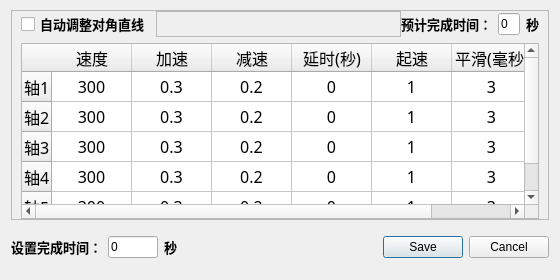
<?xml version="1.0" encoding="UTF-8"?>
<ui version="4.0">
 <class>Dialog_Set_Speed</class>
 <widget class="QDialog" name="Dialog_Set_Speed">
  <property name="geometry">
   <rect>
    <x>0</x>
    <y>0</y>
    <width>560</width>
    <height>280</height>
   </rect>
  </property>
  <property name="minimumSize">
   <size>
    <width>560</width>
    <height>280</height>
   </size>
  </property>
  <property name="maximumSize">
   <size>
    <width>560</width>
    <height>280</height>
   </size>
  </property>
  <property name="windowTitle">
   <string>速度设置</string>
  </property>
  <layout class="QGridLayout" name="gridLayout">
   <property name="topMargin">
    <number>0</number>
   </property>
   <item row="1" column="2">
    <widget class="QLabel" name="label_3">
     <property name="font">
      <font>
       <family>Microsoft YaHei</family>
       <pointsize>10</pointsize>
       <bold>true</bold>
      </font>
     </property>
     <property name="text">
      <string>秒</string>
     </property>
    </widget>
   </item>
   <item row="1" column="1">
    <widget class="QLineEdit" name="lineEdit_time_set">
     <property name="maximumSize">
      <size>
       <width>50</width>
       <height>16777215</height>
      </size>
     </property>
     <property name="text">
      <string>0</string>
     </property>
     <property name="readOnly">
      <bool>false</bool>
     </property>
    </widget>
   </item>
   <item row="1" column="3">
    <widget class="QDialogButtonBox" name="buttonBox">
     <property name="minimumSize">
      <size>
       <width>0</width>
       <height>0</height>
      </size>
     </property>
     <property name="orientation">
      <enum>Qt::Orientation::Horizontal</enum>
     </property>
     <property name="standardButtons">
      <set>QDialogButtonBox::StandardButton::Cancel|QDialogButtonBox::StandardButton::Save</set>
     </property>
    </widget>
   </item>
   <item row="1" column="0">
    <widget class="QLabel" name="label_4">
     <property name="font">
      <font>
       <family>Microsoft YaHei</family>
       <pointsize>10</pointsize>
       <bold>true</bold>
      </font>
     </property>
     <property name="text">
      <string>设置完成时间：</string>
     </property>
    </widget>
   </item>
   <item row="0" column="0" colspan="4">
    <widget class="QFrame" name="frame">
     <property name="minimumSize">
      <size>
       <width>0</width>
       <height>200</height>
      </size>
     </property>
     <property name="maximumSize">
      <size>
       <width>16777215</width>
       <height>210</height>
      </size>
     </property>
     <property name="frameShape">
      <enum>QFrame::Shape::StyledPanel</enum>
     </property>
     <property name="frameShadow">
      <enum>QFrame::Shadow::Raised</enum>
     </property>
     <layout class="QGridLayout" name="gridLayout_2">
      <property name="topMargin">
       <number>0</number>
      </property>
      <property name="bottomMargin">
       <number>0</number>
      </property>
      <item row="0" column="0">
       <widget class="QCheckBox" name="checkBox_auto_line">
        <property name="font">
         <font>
          <family>Microsoft YaHei</family>
          <pointsize>10</pointsize>
          <bold>true</bold>
         </font>
        </property>
        <property name="text">
         <string>自动调整对角直线</string>
        </property>
       </widget>
      </item>
      <item row="0" column="2">
       <widget class="QLabel" name="label">
        <property name="font">
         <font>
          <family>Microsoft YaHei</family>
          <pointsize>10</pointsize>
          <bold>true</bold>
         </font>
        </property>
        <property name="text">
         <string>预计完成时间：</string>
        </property>
       </widget>
      </item>
      <item row="0" column="3">
       <widget class="QLineEdit" name="lineEdit_time">
        <property name="maximumSize">
         <size>
          <width>50</width>
          <height>16777215</height>
         </size>
        </property>
        <property name="text">
         <string>0</string>
        </property>
        <property name="readOnly">
         <bool>true</bool>
        </property>
       </widget>
      </item>
      <item row="0" column="1">
       <widget class="QFrame" name="frame_2">
        <property name="minimumSize">
         <size>
          <width>245</width>
          <height>0</height>
         </size>
        </property>
        <property name="frameShape">
         <enum>QFrame::Shape::StyledPanel</enum>
        </property>
        <property name="frameShadow">
         <enum>QFrame::Shadow::Raised</enum>
        </property>
       </widget>
      </item>
      <item row="0" column="4">
       <widget class="QLabel" name="label_2">
        <property name="font">
         <font>
          <family>Microsoft YaHei</family>
          <pointsize>10</pointsize>
          <bold>true</bold>
         </font>
        </property>
        <property name="text">
         <string>秒</string>
        </property>
       </widget>
      </item>
      <item row="1" column="0" colspan="5">
       <widget class="QTableWidget" name="tableWidget_Set_Speed">
        <property name="minimumSize">
         <size>
          <width>280</width>
          <height>150</height>
         </size>
        </property>
        <property name="maximumSize">
         <size>
          <width>16777215</width>
          <height>16777215</height>
         </size>
        </property>
        <property name="font">
         <font>
          <family>微软雅黑</family>
          <pointsize>12</pointsize>
          <bold>false</bold>
         </font>
        </property>
        <property name="selectionBehavior">
         <enum>QAbstractItemView::SelectionBehavior::SelectRows</enum>
        </property>
        <attribute name="horizontalHeaderDefaultSectionSize">
         <number>80</number>
        </attribute>
        <attribute name="horizontalHeaderStretchLastSection">
         <bool>true</bool>
        </attribute>
        <row>
         <property name="text">
          <string>轴1</string>
         </property>
        </row>
        <row>
         <property name="text">
          <string>轴2</string>
         </property>
        </row>
        <row>
         <property name="text">
          <string>轴3</string>
         </property>
        </row>
        <row>
         <property name="text">
          <string>轴4</string>
         </property>
        </row>
        <row>
         <property name="text">
          <string>轴5</string>
         </property>
        </row>
        <column>
         <property name="text">
          <string>速度</string>
         </property>
        </column>
        <column>
         <property name="text">
          <string>加速</string>
         </property>
        </column>
        <column>
         <property name="text">
          <string>减速</string>
         </property>
        </column>
        <column>
         <property name="text">
          <string>延时(秒)</string>
         </property>
        </column>
        <column>
         <property name="text">
          <string>起速</string>
         </property>
        </column>
        <column>
         <property name="text">
          <string>平滑(毫秒)</string>
         </property>
        </column>
        <item row="0" column="0">
         <property name="text">
          <string>300</string>
         </property>
         <property name="textAlignment">
          <set>AlignCenter</set>
         </property>
        </item>
        <item row="0" column="1">
         <property name="text">
          <string>0.3</string>
         </property>
         <property name="textAlignment">
          <set>AlignCenter</set>
         </property>
        </item>
        <item row="0" column="2">
         <property name="text">
          <string>0.2</string>
         </property>
         <property name="textAlignment">
          <set>AlignCenter</set>
         </property>
        </item>
        <item row="0" column="3">
         <property name="text">
          <string>0</string>
         </property>
         <property name="textAlignment">
          <set>AlignCenter</set>
         </property>
        </item>
        <item row="0" column="4">
         <property name="text">
          <string>1</string>
         </property>
         <property name="textAlignment">
          <set>AlignCenter</set>
         </property>
        </item>
        <item row="0" column="5">
         <property name="text">
          <string>3</string>
         </property>
         <property name="textAlignment">
          <set>AlignCenter</set>
         </property>
        </item>
        <item row="1" column="0">
         <property name="text">
          <string>300</string>
         </property>
         <property name="textAlignment">
          <set>AlignCenter</set>
         </property>
        </item>
        <item row="1" column="1">
         <property name="text">
          <string>0.3</string>
         </property>
         <property name="textAlignment">
          <set>AlignCenter</set>
         </property>
        </item>
        <item row="1" column="2">
         <property name="text">
          <string>0.2</string>
         </property>
         <property name="textAlignment">
          <set>AlignCenter</set>
         </property>
        </item>
        <item row="1" column="3">
         <property name="text">
          <string>0</string>
         </property>
         <property name="textAlignment">
          <set>AlignCenter</set>
         </property>
        </item>
        <item row="1" column="4">
         <property name="text">
          <string>1</string>
         </property>
         <property name="textAlignment">
          <set>AlignCenter</set>
         </property>
        </item>
        <item row="1" column="5">
         <property name="text">
          <string>3</string>
         </property>
         <property name="textAlignment">
          <set>AlignCenter</set>
         </property>
        </item>
        <item row="2" column="0">
         <property name="text">
          <string>300</string>
         </property>
         <property name="textAlignment">
          <set>AlignCenter</set>
         </property>
        </item>
        <item row="2" column="1">
         <property name="text">
          <string>0.3</string>
         </property>
         <property name="textAlignment">
          <set>AlignCenter</set>
         </property>
        </item>
        <item row="2" column="2">
         <property name="text">
          <string>0.2</string>
         </property>
         <property name="textAlignment">
          <set>AlignCenter</set>
         </property>
        </item>
        <item row="2" column="3">
         <property name="text">
          <string>0</string>
         </property>
         <property name="textAlignment">
          <set>AlignCenter</set>
         </property>
        </item>
        <item row="2" column="4">
         <property name="text">
          <string>1</string>
         </property>
         <property name="textAlignment">
          <set>AlignCenter</set>
         </property>
        </item>
        <item row="2" column="5">
         <property name="text">
          <string>3</string>
         </property>
         <property name="textAlignment">
          <set>AlignCenter</set>
         </property>
        </item>
        <item row="3" column="0">
         <property name="text">
          <string>300</string>
         </property>
         <property name="textAlignment">
          <set>AlignCenter</set>
         </property>
        </item>
        <item row="3" column="1">
         <property name="text">
          <string>0.3</string>
         </property>
         <property name="textAlignment">
          <set>AlignCenter</set>
         </property>
        </item>
        <item row="3" column="2">
         <property name="text">
          <string>0.2</string>
         </property>
         <property name="textAlignment">
          <set>AlignCenter</set>
         </property>
        </item>
        <item row="3" column="3">
         <property name="text">
          <string>0</string>
         </property>
         <property name="textAlignment">
          <set>AlignCenter</set>
         </property>
        </item>
        <item row="3" column="4">
         <property name="text">
          <string>1</string>
         </property>
         <property name="textAlignment">
          <set>AlignCenter</set>
         </property>
        </item>
        <item row="3" column="5">
         <property name="text">
          <string>3</string>
         </property>
         <property name="textAlignment">
          <set>AlignCenter</set>
         </property>
        </item>
        <item row="4" column="0">
         <property name="text">
          <string>300</string>
         </property>
         <property name="textAlignment">
          <set>AlignCenter</set>
         </property>
        </item>
        <item row="4" column="1">
         <property name="text">
          <string>0.3</string>
         </property>
         <property name="textAlignment">
          <set>AlignCenter</set>
         </property>
        </item>
        <item row="4" column="2">
         <property name="text">
          <string>0.2</string>
         </property>
         <property name="textAlignment">
          <set>AlignCenter</set>
         </property>
        </item>
        <item row="4" column="3">
         <property name="text">
          <string>0</string>
         </property>
         <property name="textAlignment">
          <set>AlignCenter</set>
         </property>
        </item>
        <item row="4" column="4">
         <property name="text">
          <string>1</string>
         </property>
         <property name="textAlignment">
          <set>AlignCenter</set>
         </property>
        </item>
        <item row="4" column="5">
         <property name="text">
          <string>3</string>
         </property>
         <property name="textAlignment">
          <set>AlignCenter</set>
         </property>
        </item>
       </widget>
      </item>
     </layout>
    </widget>
   </item>
  </layout>
 </widget>
 <resources/>
 <connections>
  <connection>
   <sender>buttonBox</sender>
   <signal>accepted()</signal>
   <receiver>Dialog_Set_Speed</receiver>
   <slot>accept()</slot>
   <hints>
    <hint type="sourcelabel">
     <x>248</x>
     <y>254</y>
    </hint>
    <hint type="destinationlabel">
     <x>157</x>
     <y>274</y>
    </hint>
   </hints>
  </connection>
  <connection>
   <sender>buttonBox</sender>
   <signal>rejected()</signal>
   <receiver>Dialog_Set_Speed</receiver>
   <slot>reject()</slot>
   <hints>
    <hint type="sourcelabel">
     <x>316</x>
     <y>260</y>
    </hint>
    <hint type="destinationlabel">
     <x>286</x>
     <y>274</y>
    </hint>
   </hints>
  </connection>
 </connections>
</ui>
